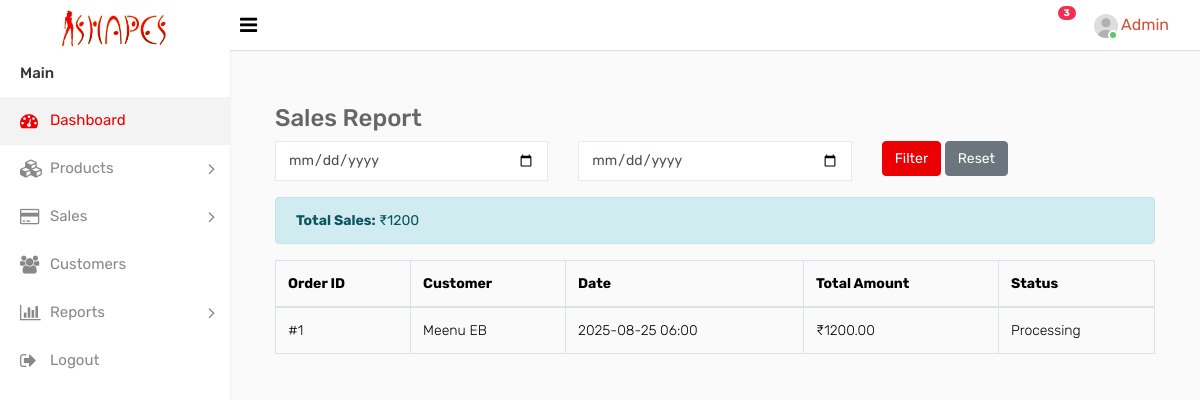
Screenshot of /sales_report/ with the database file from the repository.
### Shape_App/models.py (models this page shows, shortened)
class Order(models.Model):
    user = models.ForeignKey("tbl_Signup", on_delete=models.CASCADE, related_name="orders")
    address = models.ForeignKey(Address, on_delete=models.SET_NULL, null=True, blank=True)
    created_at = models.DateTimeField(auto_now_add=True)
    updated_at = models.DateTimeField(auto_now=True)
    razorpay_order_id = models.CharField(max_length=255, blank=True, null=True)
    razorpay_payment_id = models.CharField(max_length=255, blank=True, null=True)
    razorpay_signature = models.CharField(max_length=255, blank=True, null=True)
    status_choices = [
        ("Pending", "Pending"),
        ("Processing", "Processing"),
        ("Shipped", "Shipped"),
        ("Delivered", "Delivered"),
        ("Cancelled", "Cancelled"),
    ]
    status = models.CharField(max_length=20, choices=status_choices, default="Pending")
    total_price = models.DecimalField(max_digits=10, decimal_places=2, default=0)

class tbl_Signup(models.Model):
    fullname=models.CharField(max_length=100,null=True)
    email=models.EmailField(null=True)
    password=models.CharField(max_length=100,null=True)
    created_at = models.DateTimeField(auto_now_add=True)
    updated_at = models.DateTimeField(auto_now=True)

### Shape_App/views.py (the view)
# urls.py: path("sales_report/",views.sales_report,name="sales_report"),
def sales_report(request):
    orders = Order.objects.all().order_by("-created_at")
    start_date = request.GET.get("start_date")
    end_date = request.GET.get("end_date")
    if start_date and end_date:
        orders = orders.filter(created_at__date__range=[start_date, end_date])
    total_sales = orders.aggregate(Sum("total_price"))["total_price__sum"] or 0
    return render(request, "sales_report.html", {
        "orders": orders,
        "total_sales": total_sales,
        "start_date": start_date,
        "end_date": end_date,
    })

### templates/sales_report.html
{%include 'navbar.html' %}
<div class="container mt-4">
    <h3>Sales Report</h3>
    <form method="get" class="mb-3">
        <div class="row">
            <div class="col-md-4">
                <input type="date" name="start_date" value="{{ start_date }}" class="form-control">
            </div>
            <div class="col-md-4">
                <input type="date" name="end_date" value="{{ end_date }}" class="form-control">
            </div>
            <div class="col-md-4">
                <button type="submit" class="btn btn-primary">Filter</button>
                <a href="{% url 'sales_report' %}" class="btn btn-secondary">Reset</a>
            </div>
        </div>
    </form>
    <div class="alert alert-info">
        <strong>Total Sales:</strong> ₹{{ total_sales }}
    </div>
    <table class="table table-bordered">
        <thead>
            <tr>
                <th>Order ID</th>
                <th>Customer</th>
                <th>Date</th>
                <th>Total Amount</th>
                <th>Status</th>
            </tr>
        </thead>
        <tbody>
            {% for order in orders %}
            <tr>
                <td>#{{ order.id }}</td>
                <td>{{ order.user.fullname }}</td>
                <td>{{ order.created_at|date:"Y-m-d H:i" }}</td>
                <td>₹{{ order.total_price }}</td>
                <td>{{ order.status }}</td>
            </tr>
            {% empty %}
            <tr>
                <td colspan="6" class="text-center">No sales found.</td>
            </tr>
            {% endfor %}
        </tbody>
    </table>
</div>

### templates/navbar.html (style rules this page uses)
:root { --primary-color: #eb0004; }
.btn-primary { background-color: var(--primary-color) !important; border-color: var(--primary-color) !important; }

### rows the page displays
Order: id "1", user.fullname "Meenu EB", created_at "2025-08-25 06:00", total_price "1200.00", status "Processing"

### other values shown
{{ total_sales }} "1200"
